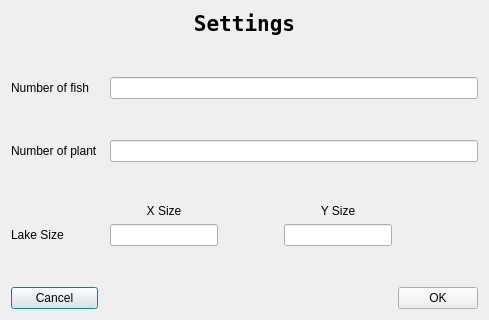
<?xml version="1.0" encoding="UTF-8"?>
<ui version="4.0">
 <class>ParametersDialog</class>
 <widget class="QDialog" name="ParametersDialog">
  <property name="geometry">
   <rect>
    <x>0</x>
    <y>0</y>
    <width>489</width>
    <height>320</height>
   </rect>
  </property>
  <property name="windowTitle">
   <string>Dialog</string>
  </property>
  <layout class="QGridLayout" name="gridLayout">
   <item row="9" column="0">
    <widget class="QPushButton" name="pushButtonCancel">
     <property name="text">
      <string>Cancel</string>
     </property>
    </widget>
   </item>
   <item row="0" column="0" colspan="6">
    <widget class="QLabel" name="label_3">
     <property name="font">
      <font>
       <family>DejaVu Sans Mono</family>
       <pointsize>16</pointsize>
       <weight>75</weight>
       <bold>true</bold>
      </font>
     </property>
     <property name="text">
      <string>Settings</string>
     </property>
     <property name="alignment">
      <set>Qt::AlignCenter</set>
     </property>
    </widget>
   </item>
   <item row="9" column="2" colspan="3">
    <spacer name="horizontalSpacer">
     <property name="orientation">
      <enum>Qt::Horizontal</enum>
     </property>
     <property name="sizeHint" stdset="0">
      <size>
       <width>40</width>
       <height>20</height>
      </size>
     </property>
    </spacer>
   </item>
   <item row="7" column="3">
    <spacer name="horizontalSpacer_3">
     <property name="orientation">
      <enum>Qt::Horizontal</enum>
     </property>
     <property name="sizeHint" stdset="0">
      <size>
       <width>40</width>
       <height>20</height>
      </size>
     </property>
    </spacer>
   </item>
   <item row="7" column="0">
    <widget class="QLabel" name="label_4">
     <property name="text">
      <string>Lake Size</string>
     </property>
    </widget>
   </item>
   <item row="9" column="5">
    <widget class="QPushButton" name="pushButtonOK">
     <property name="text">
      <string>OK</string>
     </property>
    </widget>
   </item>
   <item row="1" column="2">
    <spacer name="verticalSpacer_2">
     <property name="orientation">
      <enum>Qt::Vertical</enum>
     </property>
     <property name="sizeHint" stdset="0">
      <size>
       <width>20</width>
       <height>40</height>
      </size>
     </property>
    </spacer>
   </item>
   <item row="5" column="2">
    <spacer name="verticalSpacer_4">
     <property name="orientation">
      <enum>Qt::Vertical</enum>
     </property>
     <property name="sizeHint" stdset="0">
      <size>
       <width>20</width>
       <height>40</height>
      </size>
     </property>
    </spacer>
   </item>
   <item row="3" column="2">
    <spacer name="verticalSpacer_3">
     <property name="orientation">
      <enum>Qt::Vertical</enum>
     </property>
     <property name="sizeHint" stdset="0">
      <size>
       <width>20</width>
       <height>40</height>
      </size>
     </property>
    </spacer>
   </item>
   <item row="8" column="2">
    <spacer name="verticalSpacer">
     <property name="orientation">
      <enum>Qt::Vertical</enum>
     </property>
     <property name="sizeHint" stdset="0">
      <size>
       <width>20</width>
       <height>40</height>
      </size>
     </property>
    </spacer>
   </item>
   <item row="7" column="2">
    <widget class="QLineEdit" name="lineEdit_3"/>
   </item>
   <item row="2" column="2" colspan="4">
    <widget class="QLineEdit" name="lineEdit"/>
   </item>
   <item row="4" column="0">
    <widget class="QLabel" name="label_2">
     <property name="text">
      <string>Number of plant</string>
     </property>
    </widget>
   </item>
   <item row="2" column="0">
    <widget class="QLabel" name="label">
     <property name="text">
      <string>Number of fish</string>
     </property>
    </widget>
   </item>
   <item row="7" column="4">
    <widget class="QLineEdit" name="lineEdit_4"/>
   </item>
   <item row="4" column="2" colspan="4">
    <widget class="QLineEdit" name="lineEdit_2"/>
   </item>
   <item row="7" column="5">
    <spacer name="horizontalSpacer_2">
     <property name="orientation">
      <enum>Qt::Horizontal</enum>
     </property>
     <property name="sizeHint" stdset="0">
      <size>
       <width>40</width>
       <height>20</height>
      </size>
     </property>
    </spacer>
   </item>
   <item row="6" column="2">
    <widget class="QLabel" name="label_5">
     <property name="text">
      <string>X Size</string>
     </property>
     <property name="alignment">
      <set>Qt::AlignCenter</set>
     </property>
    </widget>
   </item>
   <item row="6" column="4">
    <widget class="QLabel" name="label_6">
     <property name="text">
      <string>Y Size</string>
     </property>
     <property name="alignment">
      <set>Qt::AlignCenter</set>
     </property>
    </widget>
   </item>
  </layout>
 </widget>
 <resources/>
 <connections/>
</ui>
